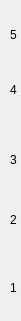
  <widget class="QWidget" name="widget_board_blue_y" native="true">
   <property name="geometry">
    <rect>
     <x>-6</x>
     <y>20</y>
     <width>21</width>
     <height>321</height>
    </rect>
   </property>
   <widget class="QLabel" name="label_y3">
    <property name="geometry">
     <rect>
      <x>10</x>
      <y>210</y>
      <width>21</width>
      <height>20</height>
     </rect>
    </property>
    <property name="text">
     <string>2</string>
    </property>
   </widget>
   <widget class="QLabel" name="label_y2">
    <property name="geometry">
     <rect>
      <x>10</x>
      <y>150</y>
      <width>21</width>
      <height>20</height>
     </rect>
    </property>
    <property name="text">
     <string>3</string>
    </property>
   </widget>
   <widget class="QLabel" name="label_y0">
    <property name="geometry">
     <rect>
      <x>10</x>
      <y>25</y>
      <width>16</width>
      <height>20</height>
     </rect>
    </property>
    <property name="text">
     <string>5</string>
    </property>
   </widget>
   <widget class="QLabel" name="label_y4">
    <property name="geometry">
     <rect>
      <x>10</x>
      <y>278</y>
      <width>21</width>
      <height>20</height>
     </rect>
    </property>
    <property name="text">
     <string>1</string>
    </property>
   </widget>
   <widget class="QLabel" name="label_y1">
    <property name="geometry">
     <rect>
      <x>10</x>
      <y>80</y>
      <width>21</width>
      <height>20</height>
     </rect>
    </property>
    <property name="text">
     <string>4</string>
    </property>
   </widget>
  </widget>
